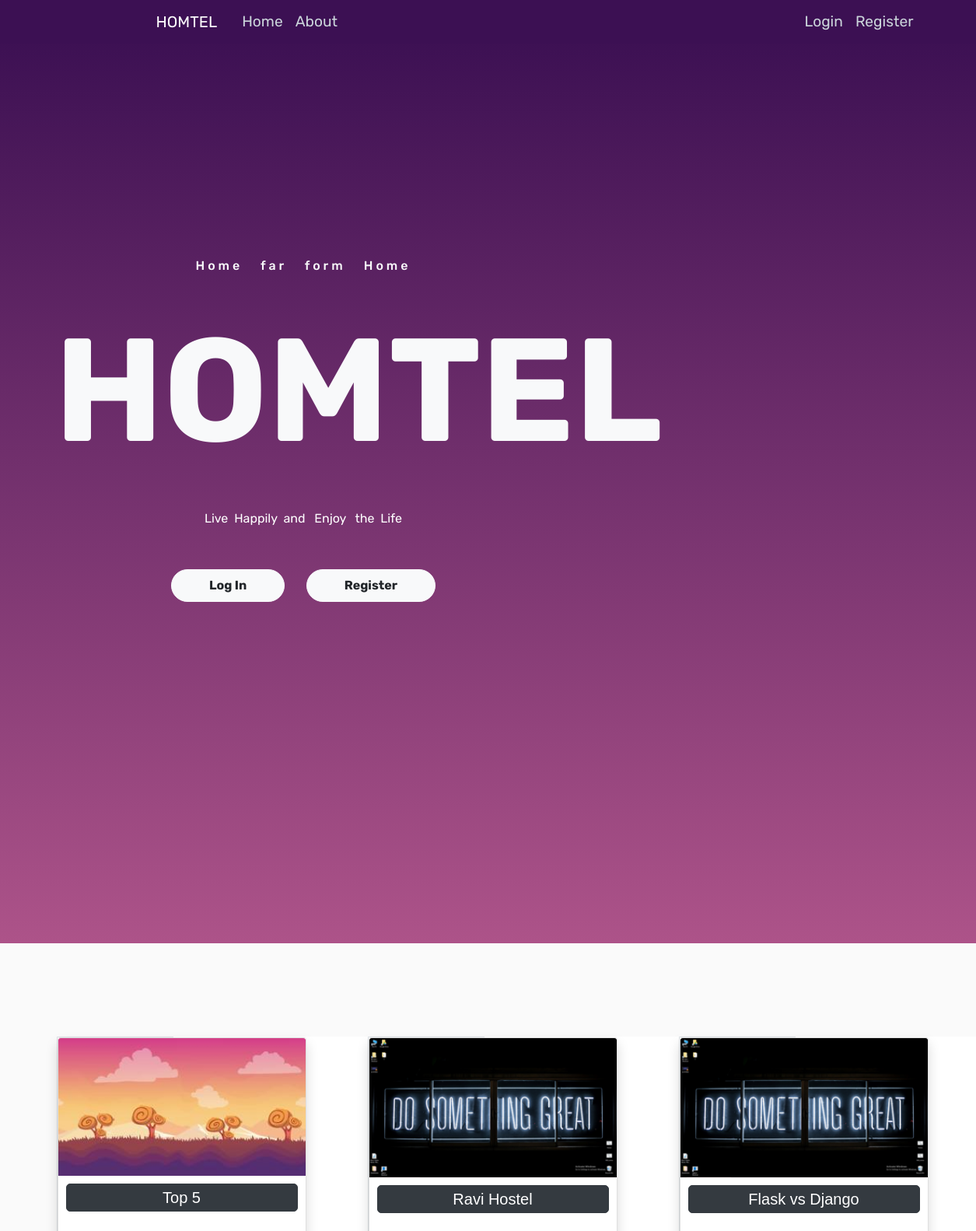
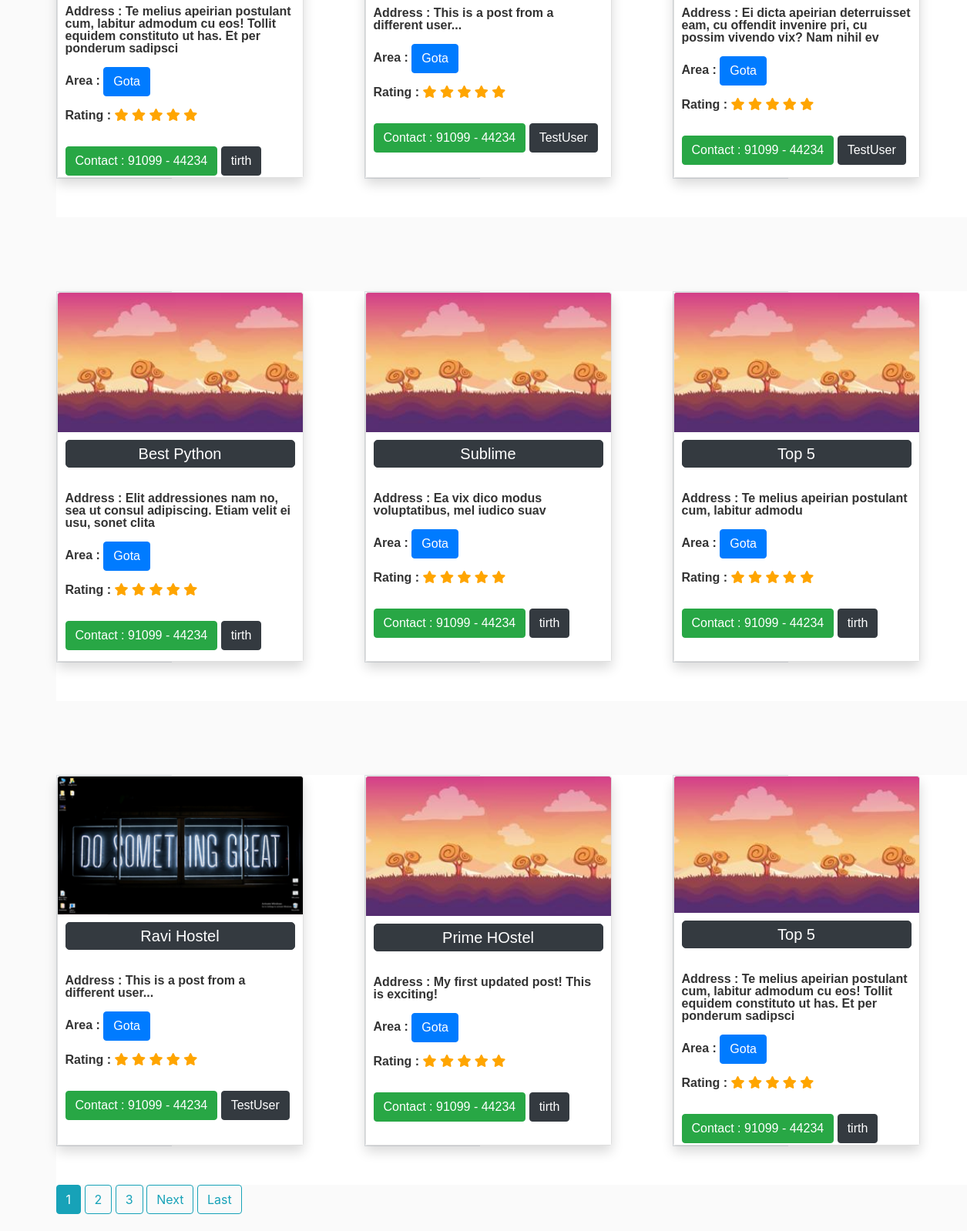
The page / (upper part) on the database its author committed (2 pictures, top to bottom).
### blog/models.py (models this page shows, shortened)
class Post(models.Model):
    CITY_CHOICES = [
        ("gandhinagar", "Gandhinagar"),
        ("ahmedabad", "Ahmedabad"),
        ("bhavnagar", "Bhavnagar"),
    ]
    AREA_CHOICES = [
        ("gota", "Gota"),
        ("vaishnodevi", "Vaishnodevi"),
        ("godhrej", "Godhrej Garden City"),
    ]
    RATING_CHOICES = [("1", "1"), ("2", "2"), ("3", "3"), ("4", "4"), ("5", "5")]
    hostel_name = models.CharField(max_length=20)
    address = models.CharField(max_length=100, default="UNK")
    area = models.CharField(max_length=20, choices=AREA_CHOICES, default="UNK")
    city = models.CharField(max_length=20, choices=CITY_CHOICES, default="UNK")
    rating = models.CharField(max_length=1, choices=RATING_CHOICES, default="UNK")
    breakfast = models.BooleanField(default=False)
    lunch = models.BooleanField(default=False)
    dinner = models.BooleanField(default=False)
    transportation = models.BooleanField(default=False)
    cctv = models.BooleanField(default=False)
    fridge = models.BooleanField(default=False)
    washing_machine = models.BooleanField(default=False)
    geyser = models.BooleanField(default=False)
    ac = models.BooleanField(default=False)
    date_posted = models.DateTimeField(
        default=timezone.now
    )  # only when post was created use--> auto_now_add=True
    author = models.ForeignKey(User, on_delete=models.CASCADE)

### users/models.py (models this page shows, shortened)
class Profile(models.Model):
    user = models.OneToOneField(User, on_delete=models.CASCADE)
    image = models.ImageField(default="default.jpg", upload_to="profile_pics")

### blog/views.py (the view)
# urls.py: path("", PostListView.as_view(), name="blog-home"),
class PostListView(ListView):
    model = Post
    template_name = "blog/home.html"  # <app>/<model>_<viewtype>.html
    context_object_name = "posts"
    ordering = ["-date_posted"]  # - sigh for decending
    paginate_by = 9

### blog/templates/blog/home.html (shortened to what this page needs)
{% load static %}
<!DOCTYPE html>
<html >
  <head>
    <link rel="stylesheet" href="https://stackpath.bootstrapcdn.com/bootstrap/4.4.1/css/bootstrap.min.css">
    <link rel="stylesheet" type="text/css" href="{% static 'blog/main.css' %}">
    <link rel="stylesheet" href="https://use.fontawesome.com/releases/v5.7.2/css/all.css"
>
    <link rel="stylesheet" href="{% static 'blog/Style.css' %}" />
  <link rel="stylesheet" href="{% static 'blog/mobile-style.css' %}">
  <link rel="stylesheet" href="{% static 'blog/main.js' %}">
</head>
<body>
   <div class="mheader">
    <header class="site-header">
        <nav class="navbar navbar-expand-md navbar-dark bg-steel fixed-top">
        <div class="container">
            <a class="navbar-brand mr-4" href="{% url 'blog-home' %} ">HOMTEL</a>
            <div class="collapse navbar-collapse" id="navbarToggle">
            <div class="navbar-nav mr-auto">
                <a class="nav-item nav-link" href="{% url 'blog-home' %} ">Home</a>
                <a class="nav-item nav-link" href="{% url 'blog-about' %} ">About</a>
            </div>
            <div class="navbar-nav">
              {% if user.is_authenticated %}
                <a class="nav-item nav-link" href="{% url 'post-create' %}">New Hostel</a>
                <a class="nav-item nav-link" href="{% url 'profile' %}">Profile</a>
                <a class="nav-item nav-link" href="{% url 'logout' %}">Logout</a>
              {% else %}
                <a class="nav-item nav-link" href="{% url 'login' %}">Login</a>
                <a class="nav-item nav-link" href="{% url 'register' %}">Register</a>
              {% endif %}
            </div>
            </div>
        </div>
        </nav>
        <div class="container text-center homecont">
          <div class="row">
            <div class="col-md-7 col-sm-12  text-white">
              <h6>Home &nbsp; far &nbsp;  form  &nbsp; Home</h6>
              <h1>HOMTEL</h1>
              <p>
                Live  &nbsp;Happily  &nbsp;and &nbsp; Enjoy &nbsp; the  &nbsp;Life
              </p>
              <br>
              {% if user.is_authenticated %}
                Welcome to Our Website!
              {% else %}
              <button class="btn btn-light px-5 py-2 primary-btn">
                Log In
              </button>&nbsp;&nbsp;&nbsp;&nbsp;&nbsp;&nbsp;
              <button class="btn btn-light px-5 py-2 primary-btn">
                Register
              </button>
              {% endif %}
            </div>
          </div>
        </div>
    </header>
  <br>
  </div>
    <main role="main" class="container">
        <div class="row">
          <div class="col-md-8">
<div class="container nomargin">
  <div class="yyy row nomargin">
            {% for post in posts %}
            <div class="xxx container divcard container-card ">
              <div class="www row row-card divcard ">
                  <div class="border col-md-6 row-card divcard ">
                      <div class="card shadow divcard " style="width: 20rem; height:30rem;">
                          <div class="inner divcard ">
                              <img src="{{ post.author.profile.image.url }}" alt="profile_pic" class="card-img-top">
                          </div>
                          <div class="card-body divcard">
                            <p><a href="{% url 'post-detail' post.id %}" class="btn btn-dark h_name">{{ post.hostel_name }}</a></p>
                            <p class="card-text2"><br>
                              Address : {{ post.address }}
                              <br><br>
                              Area :
                              <a href="#" class="btn btn-primary area">{{ post.area }}</a></p>
                              <p>Rating :
                              {% with ''|center:5 as range %}
                              {% for _ in range %}
                                <span class="fa fa-star checked"></span>
                              {% endfor %}
                              {% endwith %}
                            </p>
                            <br>
                            <a href="#" class="btn btn-success">Contact :  91099 - 44234</a>
                             <a href="{% url 'user-posts' post.author.username %}" class="btn btn-dark">{{ post.author }}</a>
                          </div>
                        </div>
                  </div>
                </div>
              </div>
    {% endfor %}
  </div>
</div>
    {% if is_paginated %}
        {% for num in page_obj.paginator.page_range %}
            {% if page_obj.number == num %}
                <a href="?page={{ num }}" class="btn btn-info mb-4">{{ num }}</a>
            {% elif num > page_obj.number|add:'-3' and num < page_obj.number|add:'3' %}
                <a href="?page={{ num }}" class="btn btn-outline-info mb-4">{{ num }}</a>
            {% endif %}
        {% endfor %}
        {% if page_obj.has_next %}
            <a href="?page={{ page_obj.next_page_number }}" class="btn btn-outline-info mb-4">Next</a>
            <a href="?page={{ page_obj.paginator.num_pages }}" class="btn btn-outline-info mb-4">Last</a>
        {% endif %}
    {% endif %}
          </div>
        </div>
      </main>
</body>
</html>

### blog/static/blog/main.css (style rules this page uses)
body { background: #fafafa; color: #333333; margin-top: 5rem; }
h1, h2, h3, h4, h5, h6 { color: #f8f9fa; }
.bg-steel { background-color: #3c1053; }
.mheader { color:blue; margin-top:-37px; }
.site-header .navbar-nav .nav-link { color: #cbd5db; }

### blog/static/blog/Style.css (style rules this page uses)
* { box-sizing: border-box; }
header, section { overflow-x: hidden; }
:root { --Rubik-font: "Rubik", cursive; --Rubik: "Rubik", cursive; --Patua: "Patua One", cursive; --Lobster: "lobster", cursive; --light-black: #2e2c2caf; --bggradient: linear-gradient(to bottom, #3c1053 ,#ad5389); --light-gray: rgba(255, 255, 255, 0.877); }
header a { font-family: var(--Rubik); font-size: 0.9em; color: whitesmoke; }
header .nav-item:last-child { padding-right: 10.5em; }
header .nav-item { padding: 0.2em; }
header .navbar-brand { padding-left: 8rem; }
header .row .col-md-7 { padding: 22vmin 1vmin; padding-bottom: 35vmin; }
header { background: #3c1053; background: var(--bggradient); }
header .container .col-md-7 { font-family: "Rubik", sans-serif; }
header .container .col-md-7 h6 { padding: 1vmin; letter-spacing: 4px; }
header .container .col-md-7 h1 { font-size: 15vmin; font-weight: bold; padding: 0.1em 0em; }
header .container .col-md-7 p { padding: 1vmin 5vmin; }
.primary-btn { border-radius: 30px; font-weight: bold; }

### blog/templates/blog/home.html (style rules this page uses)
.bg-steel { background-color: #3c1053; }
header a { font-family: var(--Rubik); font-size: 1.2em; color: whitesmoke; }
.row-card { font-family: 'Ubuntu', sans-serif; background:#c8cdd4; font-weight: bold; }
.divcard { background-color: hsl(0, 0%, 100%); }
.col-md-6 { padding-left: 0px; margin-bottom: 50px; }
.checked { color: orange; }
.container-card { margin-top: 8%; }
.inner { overflow: hidden; }
.inner img { transition: all 1.5s ease; }
.h_name { padding : 2px 5px 2px 5px; color : #FFF; text-align: center; border-radius: 5px; width: 100%; font-size: 20px; }
.area { margin-right: 90px; }
.www { width: 300px; }
.xxx { width: 400px; }
.yyy { width: 1200px; }
.card-body { line-height: 1.0; padding : 10px; }

### rows shown on the page
Post: author.profile.image (picture), hostel_name "Top 5", address "Te melius apeirian postulant cum, labitur admodum cu eos! Tollit equidem constituto ut has. Et per ponderum sadipsci", area "Gota", author "tirth"
Post: author.profile.image (picture), hostel_name "Ravi Hostel", address "This is a post from a different user...", area "Gota", author "TestUser"
Post: author.profile.image (picture), hostel_name "Flask vs Django", address "Ei dicta apeirian deterruisset eam, cu offendit invenire pri, cu possim vivendo vix? Nam nihil ev", area "Gota", author "TestUser"
Post: author.profile.image (picture), hostel_name "Best Python", address "Elit addressiones nam no, sea ut consul adipiscing. Etiam velit ei usu, sonet clita", area "Gota", author "tirth"
Post: author.profile.image (picture), hostel_name "Sublime", address "Ea vix dico modus voluptatibus, mel iudico suav", area "Gota", author "tirth"
Post: author.profile.image (picture), hostel_name "Top 5", address "Te melius apeirian postulant cum, labitur admodu", area "Gota", author "tirth"
Post: author.profile.image (picture), hostel_name "Ravi Hostel", address "This is a post from a different user...", area "Gota", author "TestUser"
Post: author.profile.image (picture), hostel_name "Prime HOstel", address "My first updated post! This is exciting!", area "Gota", author "tirth"
Post: author.profile.image (picture), hostel_name "Top 5", address "Te melius apeirian postulant cum, labitur admodum cu eos! Tollit equidem constituto ut has. Et per ponderum sadipsci", area "Gota", author "tirth"

### other values the page prints
{{ num }} "1"
{{ num }} "2" "3"
